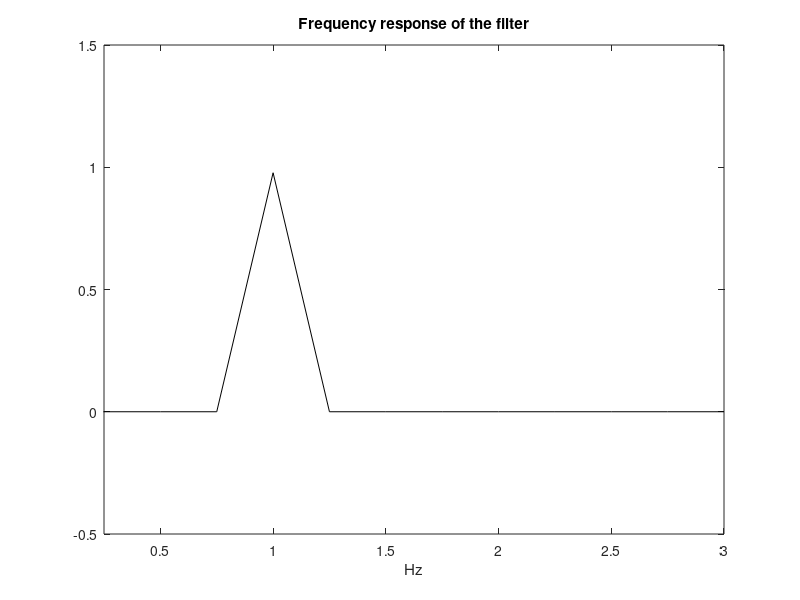
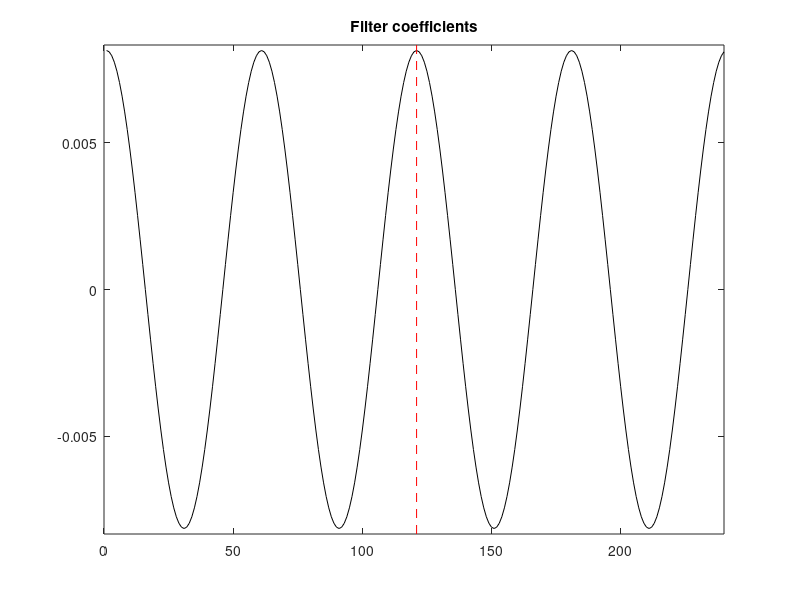
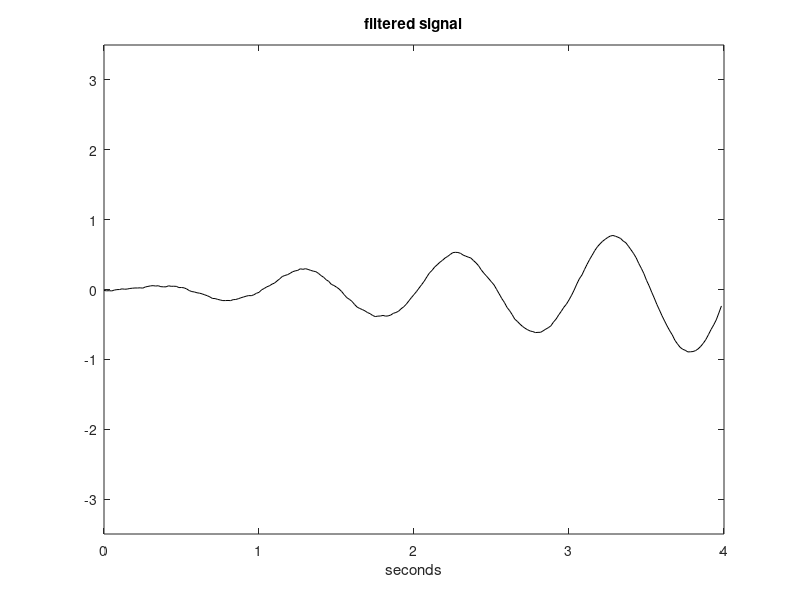

The MATLAB script that drew these images, in order:
% Wiener filtering
% sine signal + noise
% Details: bandwidth and filter coeffs.
fx=1; %signal frequency in Hz
wx=2*pi*fx; %signal frequency in rad/s

fs=60; %sampling frequency in Hz
tiv=1/fs; %time interval between samples;
t=0:tiv:(4-tiv); %time intervals set

x=sin(wx*t); %signal data set
Nx=length(x);
v=randn(1,Nx); %normal noise
y=x+v; %sine+noise

%Wiener computations
X=fft(x); %Fourier transform of x
Sxx=abs(X).^2; %Sxx
V=fft(v); %Fourier transform of v
Svv=abs(V).^2; %Svv
WH=Sxx./(Sxx+Svv); %Fourier transform of the Wiener filter
wh=real(ifft(WH)); %filter impulse response

fly=filter(wh,1,y); %apply the Wiener filter

%display---------------------------

figure(1)
fiv=60/Nx;
fq=0:fiv:3;
plot(fq,WH(1:length(fq)),'k'); %plots figure
axis([fiv 3 -0.5 1.5]);
xlabel('Hz'); title('Frequency response of the filter');

figure(2)
plot(wh,'k'); hold on; %plots figure
limh=2/Nx;
plot([1+Nx/2 1+Nx/2],[-limh limh],'r--');
axis([0 Nx -limh limh]);
title('Filter coefficients');

figure(3)
plot(t,fly,'k'); %plots figure
axis([0 4 -3.5 3.5]);
xlabel('seconds'); title('filtered signal');
